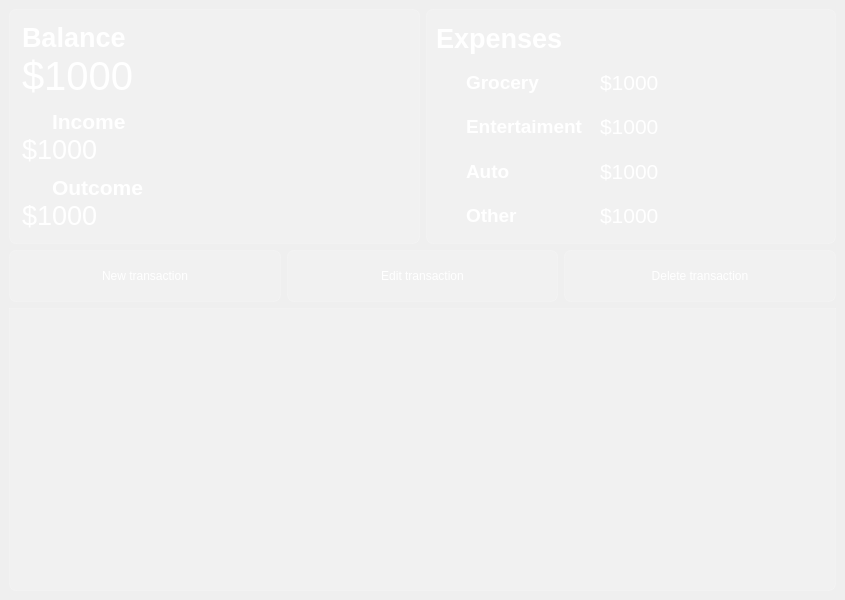
<?xml version="1.0" encoding="UTF-8"?>
<ui version="4.0">
 <class>MainWindow</class>
 <widget class="QMainWindow" name="MainWindow">
  <property name="geometry">
   <rect>
    <x>0</x>
    <y>0</y>
    <width>845</width>
    <height>600</height>
   </rect>
  </property>
  <property name="windowTitle">
   <string>Budget Tracker</string>
  </property>
  <property name="styleSheet">
   <string notr="true">backgound-color: qlineargradient(spread:pad, x1:0, y1:0, x2:1, y2:0, stop:0 rgba(0, 0, 0, 255), stop:1 rgba(255, 255, 255, 255));
font: 14pt &quot;Gill Sans&quot;;</string>
  </property>
  <widget class="QWidget" name="centralwidget">
   <layout class="QVBoxLayout" name="verticalLayout_3">
    <item>
     <layout class="QHBoxLayout" name="All_actions">
      <item>
       <widget class="QFrame" name="Balance_frame">
        <property name="styleSheet">
         <string notr="true">background-color: rgba(255, 255, 255, 30);
border: 1px solid rgba(255, 255, 255, 40);
border-radius: 7px;</string>
        </property>
        <layout class="QVBoxLayout" name="Balance">
         <property name="spacing">
          <number>0</number>
         </property>
         <property name="leftMargin">
          <number>12</number>
         </property>
         <property name="topMargin">
          <number>12</number>
         </property>
         <property name="rightMargin">
          <number>12</number>
         </property>
         <property name="bottomMargin">
          <number>12</number>
         </property>
         <item>
          <widget class="QLabel" name="lb_balance_title">
           <property name="styleSheet">
            <string notr="true">color: white;
font-weight: bold;
font-size: 20pt;
background-color: none;
border: none;</string>
           </property>
           <property name="text">
            <string>Balance</string>
           </property>
          </widget>
         </item>
         <item>
          <widget class="QLabel" name="lb_balance">
           <property name="styleSheet">
            <string notr="true">color: white;
font-size: 30pt;
background-color: none;
border: none;</string>
           </property>
           <property name="text">
            <string>$1000</string>
           </property>
          </widget>
         </item>
         <item>
          <layout class="QHBoxLayout" name="Income">
           <property name="spacing">
            <number>0</number>
           </property>
           <item>
            <widget class="QLabel" name="lb_income_ico">
             <property name="maximumSize">
              <size>
               <width>24</width>
               <height>16777215</height>
              </size>
             </property>
             <property name="styleSheet">
              <string notr="true">background-color: none;
border: none;
padding-top: 10px;</string>
             </property>
             <property name="text">
              <string/>
             </property>
             <property name="pixmap">
              <pixmap resource="resources.qrc">:/icons/icons/north_west_white_24dp.svg</pixmap>
             </property>
            </widget>
           </item>
           <item>
            <widget class="QLabel" name="lb_income">
             <property name="styleSheet">
              <string notr="true">color: white;
font-weight: bold;
font-size: 16pt;
background-color: none;
border: none;
padding-top: 10px;</string>
             </property>
             <property name="text">
              <string>Income</string>
             </property>
            </widget>
           </item>
          </layout>
         </item>
         <item>
          <widget class="QLabel" name="lb_income_amount">
           <property name="styleSheet">
            <string notr="true">color: white;
font-size: 20pt;
background-color: none;
border: none;</string>
           </property>
           <property name="text">
            <string>$1000</string>
           </property>
          </widget>
         </item>
         <item>
          <layout class="QHBoxLayout" name="Outcome">
           <property name="spacing">
            <number>0</number>
           </property>
           <item>
            <widget class="QLabel" name="lb_outcome_ico">
             <property name="maximumSize">
              <size>
               <width>24</width>
               <height>16777215</height>
              </size>
             </property>
             <property name="styleSheet">
              <string notr="true">background-color: none;
border: none;
padding-top: 10px;</string>
             </property>
             <property name="text">
              <string/>
             </property>
             <property name="pixmap">
              <pixmap resource="resources.qrc">:/icons/icons/call_received_white_24dp.svg</pixmap>
             </property>
            </widget>
           </item>
           <item>
            <widget class="QLabel" name="lb_outcome">
             <property name="styleSheet">
              <string notr="true">color: white;
font-weight: bold;
font-size: 16pt;
background-color: none;
border: none;
padding-top: 10px;</string>
             </property>
             <property name="text">
              <string>Outcome</string>
             </property>
            </widget>
           </item>
          </layout>
         </item>
         <item>
          <widget class="QLabel" name="lb_outcome_amount">
           <property name="styleSheet">
            <string notr="true">color: white;
font-size: 20pt;
background-color: none;
border: none;</string>
           </property>
           <property name="text">
            <string>$1000</string>
           </property>
          </widget>
         </item>
        </layout>
       </widget>
      </item>
      <item>
       <widget class="QFrame" name="Expenses_frame">
        <property name="styleSheet">
         <string notr="true">background-color: rgba(255, 255, 255, 30);
border: 1px solid rgba(255, 255, 255, 40);
border-radius: 7px;</string>
        </property>
        <layout class="QVBoxLayout" name="Expenses">
         <item>
          <widget class="QLabel" name="lb_expenses">
           <property name="styleSheet">
            <string notr="true">color: white;
font-weight: bold;
font-size: 20pt;
background-color: none;
border: none;</string>
           </property>
           <property name="text">
            <string>Expenses</string>
           </property>
          </widget>
         </item>
         <item>
          <layout class="QHBoxLayout" name="Expenses_grocery">
           <item>
            <widget class="QLabel" name="lb_exp_grocery_ico">
             <property name="maximumSize">
              <size>
               <width>24</width>
               <height>16777215</height>
              </size>
             </property>
             <property name="styleSheet">
              <string notr="true">background-color: none;
border: none;</string>
             </property>
             <property name="text">
              <string/>
             </property>
             <property name="pixmap">
              <pixmap resource="resources.qrc">:/icons/icons/local_grocery_store_white_24dp.svg</pixmap>
             </property>
            </widget>
           </item>
           <item>
            <widget class="QLabel" name="lb_exp_grocery_category">
             <property name="maximumSize">
              <size>
               <width>128</width>
               <height>16777215</height>
              </size>
             </property>
             <property name="styleSheet">
              <string notr="true">color: white;
font-weight: bold;
font-size: 14pt;
background-color: none;
border: none;</string>
             </property>
             <property name="text">
              <string>Grocery</string>
             </property>
            </widget>
           </item>
           <item>
            <widget class="QLabel" name="lb_exp_grocery_amount">
             <property name="styleSheet">
              <string notr="true">color: white;
font-size: 16pt;
background-color: none;
border: none;</string>
             </property>
             <property name="text">
              <string>$1000</string>
             </property>
            </widget>
           </item>
          </layout>
         </item>
         <item>
          <layout class="QHBoxLayout" name="Expenses_entertaiment">
           <item>
            <widget class="QLabel" name="lb_exp_intertaiment_ico">
             <property name="maximumSize">
              <size>
               <width>24</width>
               <height>16777215</height>
              </size>
             </property>
             <property name="styleSheet">
              <string notr="true">background-color: none;
border: none;</string>
             </property>
             <property name="text">
              <string/>
             </property>
             <property name="pixmap">
              <pixmap resource="resources.qrc">:/icons/icons/sports_esports_white_24dp.svg</pixmap>
             </property>
            </widget>
           </item>
           <item>
            <widget class="QLabel" name="lb_exp_entertaiment_category">
             <property name="maximumSize">
              <size>
               <width>128</width>
               <height>16777215</height>
              </size>
             </property>
             <property name="styleSheet">
              <string notr="true">color: white;
font-weight: bold;
font-size: 14pt;
background-color: none;
border: none;</string>
             </property>
             <property name="text">
              <string>Entertaiment</string>
             </property>
            </widget>
           </item>
           <item>
            <widget class="QLabel" name="lb_exp_entertaiment_amount">
             <property name="styleSheet">
              <string notr="true">color: white;
font-size: 16pt;
background-color: none;
border: none;</string>
             </property>
             <property name="text">
              <string>$1000</string>
             </property>
            </widget>
           </item>
          </layout>
         </item>
         <item>
          <layout class="QHBoxLayout" name="Expenses_auto">
           <item>
            <widget class="QLabel" name="lb_exp_auto_ico">
             <property name="maximumSize">
              <size>
               <width>24</width>
               <height>16777215</height>
              </size>
             </property>
             <property name="styleSheet">
              <string notr="true">background-color: none;
border: none;</string>
             </property>
             <property name="text">
              <string/>
             </property>
             <property name="pixmap">
              <pixmap resource="resources.qrc">:/icons/icons/directions_car_white_24dp.svg</pixmap>
             </property>
            </widget>
           </item>
           <item>
            <widget class="QLabel" name="lb_exp_auto_category">
             <property name="maximumSize">
              <size>
               <width>128</width>
               <height>16777215</height>
              </size>
             </property>
             <property name="styleSheet">
              <string notr="true">color: white;
font-weight: bold;
font-size: 14pt;
background-color: none;
border: none;</string>
             </property>
             <property name="text">
              <string>Auto</string>
             </property>
            </widget>
           </item>
           <item>
            <widget class="QLabel" name="lb_exp_auto_amount">
             <property name="styleSheet">
              <string notr="true">color: white;
font-size: 16pt;
background-color: none;
border: none;</string>
             </property>
             <property name="text">
              <string>$1000</string>
             </property>
            </widget>
           </item>
          </layout>
         </item>
         <item>
          <layout class="QHBoxLayout" name="Expenses_other">
           <item>
            <widget class="QLabel" name="lb_exp_other_ico">
             <property name="maximumSize">
              <size>
               <width>24</width>
               <height>16777215</height>
              </size>
             </property>
             <property name="styleSheet">
              <string notr="true">background-color: none;
border: none;</string>
             </property>
             <property name="text">
              <string/>
             </property>
             <property name="pixmap">
              <pixmap resource="resources.qrc">:/icons/icons/list_white_24dp.svg</pixmap>
             </property>
            </widget>
           </item>
           <item>
            <widget class="QLabel" name="lb_exp_other_category">
             <property name="maximumSize">
              <size>
               <width>128</width>
               <height>16777215</height>
              </size>
             </property>
             <property name="styleSheet">
              <string notr="true">color: white;
font-weight: bold;
font-size: 14pt;
background-color: none;
border: none;</string>
             </property>
             <property name="text">
              <string>Other</string>
             </property>
            </widget>
           </item>
           <item>
            <widget class="QLabel" name="lb_exp_auto_ico_2">
             <property name="styleSheet">
              <string notr="true">color: white;
font-size: 16pt;
background-color: none;
border: none;</string>
             </property>
             <property name="text">
              <string>$1000</string>
             </property>
            </widget>
           </item>
          </layout>
         </item>
        </layout>
       </widget>
      </item>
     </layout>
    </item>
    <item>
     <layout class="QHBoxLayout" name="bt_actions">
      <item>
       <widget class="QPushButton" name="bt_add_transaction">
        <property name="styleSheet">
         <string notr="true">QPushButton {
color: white;
background-color: rgba(255, 255, 255, 30);
border: 1px solid rgba(255, 255, 255, 40);
border-radius: 7px;
widgth: 230 px;
height: 50px;
}

QPushButton:hover {
background-color: rgba(255, 255, 255, 40);
}

QPushButton:pressed {
background-color: rgba(255, 255, 255, 70);
}</string>
        </property>
        <property name="text">
         <string>New transaction</string>
        </property>
        <property name="icon">
         <iconset resource="resources.qrc">
          <normaloff>:/icons/icons/post_add_white_24dp.svg</normaloff>:/icons/icons/post_add_white_24dp.svg</iconset>
        </property>
        <property name="iconSize">
         <size>
          <width>24</width>
          <height>24</height>
         </size>
        </property>
       </widget>
      </item>
      <item>
       <widget class="QPushButton" name="bt_edit_transaction">
        <property name="styleSheet">
         <string notr="true">QPushButton {
color: white;
background-color: rgba(255, 255, 255, 30);
border: 1px solid rgba(255, 255, 255, 40);
border-radius: 7px;
widgth: 230 px;
height: 50px;
}

QPushButton:hover {
background-color: rgba(255, 255, 255, 40);
}

QPushButton:pressed {
background-color: rgba(255, 255, 255, 70);
}</string>
        </property>
        <property name="text">
         <string>Edit transaction</string>
        </property>
        <property name="icon">
         <iconset resource="resources.qrc">
          <normaloff>:/icons/icons/edit_white_24dp.svg</normaloff>:/icons/icons/edit_white_24dp.svg</iconset>
        </property>
        <property name="iconSize">
         <size>
          <width>24</width>
          <height>24</height>
         </size>
        </property>
       </widget>
      </item>
      <item>
       <widget class="QPushButton" name="bt_del_transaction">
        <property name="styleSheet">
         <string notr="true">QPushButton {
color: white;
background-color: rgba(255, 255, 255, 30);
border: 1px solid rgba(255, 255, 255, 40);
border-radius: 7px;
widgth: 230 px;
height: 50px;
}

QPushButton:hover {
background-color: rgba(255, 255, 255, 40);
}

QPushButton:pressed {
background-color: rgba(255, 255, 255, 70);
}</string>
        </property>
        <property name="text">
         <string>Delete transaction</string>
        </property>
        <property name="icon">
         <iconset resource="resources.qrc">
          <normaloff>:/icons/icons/delete_white_24dp.svg</normaloff>:/icons/icons/delete_white_24dp.svg</iconset>
        </property>
        <property name="iconSize">
         <size>
          <width>24</width>
          <height>24</height>
         </size>
        </property>
       </widget>
      </item>
     </layout>
    </item>
    <item>
     <widget class="QTableView" name="tb_summary">
      <property name="styleSheet">
       <string notr="true">QTableView {
color: white;
background-color: rgba(255, 255, 255, 30);
border: 1px solid rgba(255, 255, 255, 40);
border-bottom-right-radius: 7px;
border-bottom-left-radius: 7px;
}

QTableView:: section {
background-color: rgba(53, 53, 53);
color: white;
border: none;
height: 50px;
font-size: 14pt;
}

QTableView:: item {
border-style: none;
border-bottom: rgba(255, 255, 255, 50);
}

QTableView:: item:select {
border: none;
color: rgba(255, 255, 255);
background-color: rgba(255, 255, 255, 50);
}</string>
      </property>
      <property name="verticalScrollBarPolicy">
       <enum>Qt::ScrollBarAlwaysOff</enum>
      </property>
      <property name="horizontalScrollBarPolicy">
       <enum>Qt::ScrollBarAlwaysOff</enum>
      </property>
      <property name="showGrid">
       <bool>false</bool>
      </property>
      <attribute name="horizontalHeaderDefaultSectionSize">
       <number>135</number>
      </attribute>
     </widget>
    </item>
   </layout>
  </widget>
 </widget>
 <resources>
  <include location="resources.qrc"/>
 </resources>
 <connections/>
</ui>
